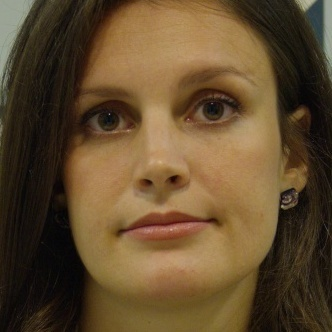
#> input picture data/000.jpg, 332 x 332 px
$ python main.py data
#> lines starting #> are read from the running program, lines starting #| are printed output that depends on the picture
import numpy as np
import cv2
import math
import matplotlib.pyplot as plt
import os
import sys


def fourier_2d(gray_mat, n_val, m_val, inverse_bool):
    wn_val = 0
    wm_val = 0
    if inverse_bool:
        wn_val = math.exp(2 * math.pi / n_val) ** 1j
        wm_val = math.exp(2 * math.pi / m_val) ** 1j
    else:
        wn_val = math.exp(-2 * math.pi / n_val) ** 1j
        wm_val = math.exp(-2 * math.pi / m_val) ** 1j
    arr_left = []
    arr_right = []
    for n_idx in range(0, n_val):
        tmp_list = [0 for i in range(n_val)]
        for n_tmp in range(0, n_val):
            tmp_list[n_tmp] = wn_val ** (n_idx * n_tmp)
        arr_left.append(tmp_list)
    for m_idx in range(0, m_val):
        tmp_list = [0 for i in range(m_val)]
        for m_tmp in range(0, m_val):
            tmp_list[m_tmp] = wm_val ** (m_idx * m_tmp)
        arr_right.append(tmp_list)
    arr_left = np.array(arr_left)
    arr_right = np.array(arr_right)
    result = np.matmul(np.array(arr_left), gray_mat)
    result = np.matmul(result, np.array(arr_right))
    return result


def azimuthal_averaging(fouriered, n_val, m_val):
    half_n = n_val / 2
    half_m = m_val / 2
    distance_list = []
    distance_mat = [[0] * m_val for _ in range(n_val)]
    for n_entry in range(n_val):
        for m_entry in range(m_val):
            dist = math.sqrt((half_n - n_entry) ** 2 + (half_m - m_entry) ** 2)
            distance_mat[n_entry][m_entry] = dist
            distance_list.append(dist)
    distance_list = list(set(distance_list))
    distance_list.sort()
    distance_list = list(map(int, distance_list))
    max_dist = distance_list[-1]
    freq_sum_list = [0] * (max_dist + 1)
    freq_times_list = [0] * (max_dist + 1)
    for n_entry in range(n_val):
        for m_entry in range(m_val):
            freq_sum_list[int(distance_mat[n_entry][m_entry])] = freq_sum_list[int(distance_mat[n_entry][m_entry])] + \
                                                                 fouriered[n_entry][m_entry]
            freq_times_list[int(distance_mat[n_entry][m_entry])] = freq_times_list[
                                                                       int(distance_mat[n_entry][m_entry])] + 1
    for lentry in range(max_dist + 1):
        freq_sum_list[lentry] = freq_sum_list[lentry] / freq_times_list[lentry]

    return freq_sum_list


def highpass_filter(fouriered, n_val, m_val):
    half_n = n_val / 2
    half_m = m_val / 2
    for n_entry in range(n_val):
        for m_entry in range(m_val):
            dist = math.sqrt((half_n - n_entry) ** 2 + (half_m - m_entry) ** 2)
            if dist <= 45:
                fouriered[n_entry][m_entry] = 0
    return fouriered


def min_max_normalize(result):
    min = result[0][0]
    max = result[0][0]
    for entry in result:
        for real_entry in entry:
            if real_entry < min:
                min = real_entry
            if real_entry > max:
                max = real_entry
    result = ((result - min) * 1 / (max - min))
    return result


data_dir = sys.argv[1]
file_list = os.listdir(data_dir)
color_gray_list = []
fouriered_list = []
task2_list = []
for file in file_list:
    color_gray_list.append(cv2.imread(data_dir + '/' + file, cv2.IMREAD_GRAYSCALE))
# This is for Task1-2D Fourier Transform
print("Task1 start")
if not os.path.exists('./task1_result_dir'):
    os.mkdir('./task1_result_dir')
for idx, gray_entry in enumerate(color_gray_list):
    print(idx)
    n_val = gray_entry.shape[0]
    m_val = gray_entry.shape[1]
    tmp_result = fourier_2d(gray_entry, n_val, m_val, False)
    fouriered_list.append(tmp_result)
    tmp_result = np.log(np.abs(tmp_result))
    tmp_result = min_max_normalize(tmp_result)
    tmp_result = np.fft.fftshift(tmp_result)
    task2_list.append(tmp_result)
    cv2.imwrite('./task1_result_dir' + '/' + file_list[idx][0:-4] + '_task1.jpg', tmp_result * 255)
#> this loop made 2 passes
#> (n_val, m_val, wn_val in fourier_2d, wm_val in fourier_2d) on passes 1 to 2: (332, 332, 0, 0), (374, 260, 0, 0)
#| 0
#| 1
#> pass 1, `tmp_result = np.log(np.abs(tmp_result))`:
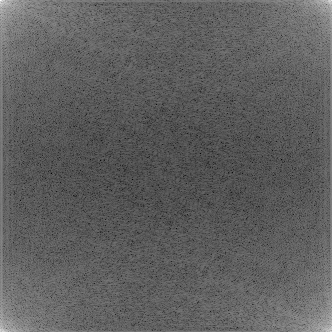
#> tmp_result: shape (332, 332) float64; min 1.49, max 15.98, mean 6.91; drawn with min black and max white
#> pass 1, `tmp_result = np.fft.fftshift(tmp_result)`:
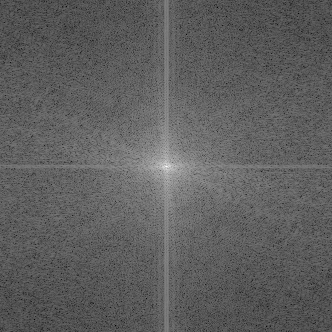
#> tmp_result: shape (332, 332) float64; min 0, max 1, mean 0.374
#> after the loop, fouriered_list = 2 items; task2_list = 2 items
print("Task1 end")
# This is for Task2-Azimuthal averaging
print("Task2 start")
if not os.path.exists('./task2_result_dir'):
    os.mkdir('./task2_result_dir')
print("result by Azimuthal averaging")
for idx, task2_entry in enumerate(task2_list):
    n_val = task2_entry.shape[0]
    m_val = task2_entry.shape[1]
    task2_result = azimuthal_averaging(task2_entry, n_val, m_val)
    task2_result = task2_result[1:]
    task2_result = task2_result / task2_result[0]
    tmp = 0
    for task2_idx, entry in enumerate(task2_result):
        if task2_idx >= 150 and task2_idx < 200:
            tmp = tmp + 1 / entry
    if tmp / (50) < 2.55:
        result = True
    else:
        result = False
    print(str(idx) + ': ' + str(result))
    plt.plot(task2_result, label=file_list[idx])
#> this loop made 2 passes
#> (n_val, m_val, half_n in azimuthal_averaging, half_m in azimuthal_averaging, max_dist in azimuthal_averaging, result) on passes 1 to 2: (332, 332, 166, 166, 234, True), (374, 260, 187, 130, 227, False)
#| 0: True
#| 1: False
plt.legend()
plt.xlim(-20, 250)
plt.ylim(0.25, 1.2)
plt.savefig('./task2_result_dir' + '/task2.png')
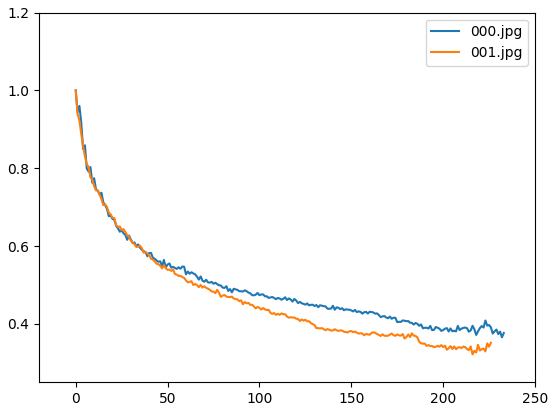
#> figure drawn by matplotlib, 1 panel; curve peaks at x = 0, y = 1; curve peaks at x = 0, y = 1
print("Task2 end")
# This is for Task3-High-pass filtering and 2D inverse Fourier Transform
print("Task3 start")
if not os.path.exists('./task3_result_dir'):
    os.mkdir('./task3_result_dir')
print("result by High-pass filtering and 2D inverse Fourier Transform")
for idx, fourier_entry in enumerate(fouriered_list):
    n_val = fourier_entry.shape[0]
    m_val = fourier_entry.shape[1]
    tmp_result = fourier_entry / (n_val * m_val)
    tmp_filtered = highpass_filter(np.fft.fftshift(tmp_result), n_val, m_val)
    tmp_filtered = np.fft.ifftshift(tmp_filtered)
    tmp_filtered = fourier_2d(tmp_filtered, n_val, m_val, True)
    tmp_filtered = np.abs(tmp_filtered)
    cv2.imwrite('./task3_result_dir' + '/' + file_list[idx][0:-4] + '_task3.jpg', tmp_filtered)
    tmp = 0
    for n_idx, entry in enumerate(tmp_filtered.tolist()):
        for m_idx, real_entry in enumerate(entry):
            if n_idx <= n_val * 0.05 or n_idx >= n_val * 0.95 and m_idx <= m_val * 0.05 or m_idx >= m_val * 0.95:
                continue
            else:
                tmp = tmp + real_entry
    tmp = tmp / (0.9 * n_val * 0.9 * m_val)
    if tmp >= 3.0:
        result = True
    else:
        result = False
    print(str(idx) + ': ' + str(result))
#> this loop made 2 passes
#> (n_val, m_val, half_n in highpass_filter, half_m in highpass_filter, wn_val in fourier_2d, wm_val in fourier_2d, tmp) on passes 1 to 2: (332, 332, 166, 166, 0, 0, 3.24), (374, 260, 187, 130, 0, 0, 1.22)
#| 0: True
#| 1: False
#> pass 1, `tmp_filtered = np.abs(tmp_filtered)`:
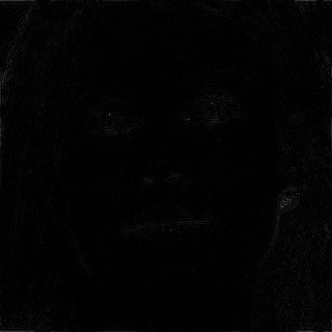
#> tmp_filtered: shape (332, 332) float64; min 5.72e-05, max 105.3, mean 3.1
#> pass 2, `tmp_filtered = np.abs(tmp_filtered)`:
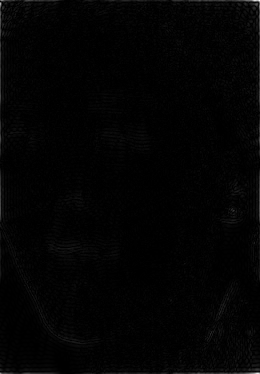
#> tmp_filtered: shape (374, 260) float64; min 7.91e-06, max 91.96, mean 1.3; drawn with min black and max white
#> pass 2, `cv2.imwrite('./task3_result_dir' + '/' + file_list[idx][0:-4] + '_task..`:
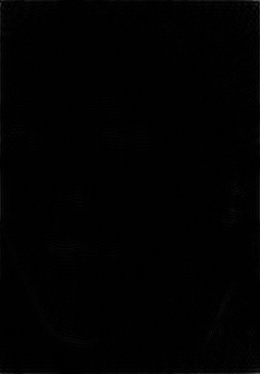
#> saved as 001_task3.jpg: shape (374, 260); min 0, max 92, mean 1.3
print("Task3 end")
